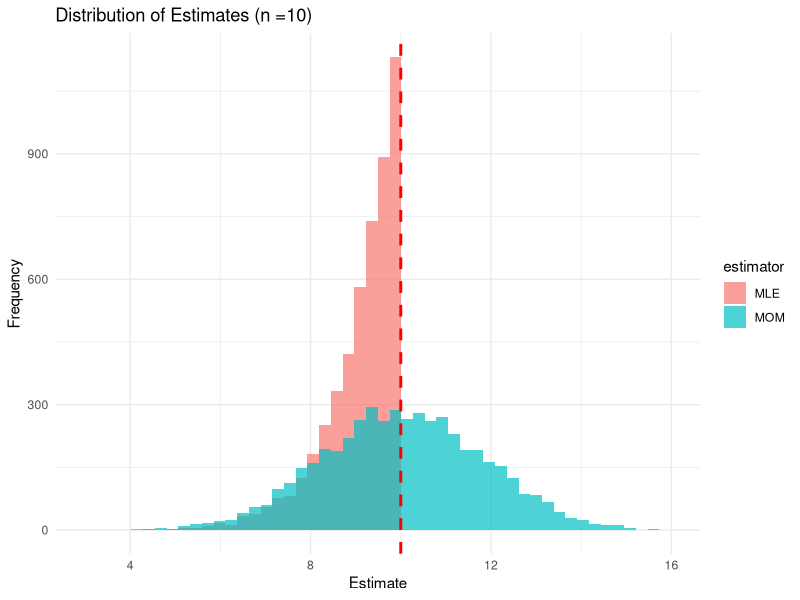
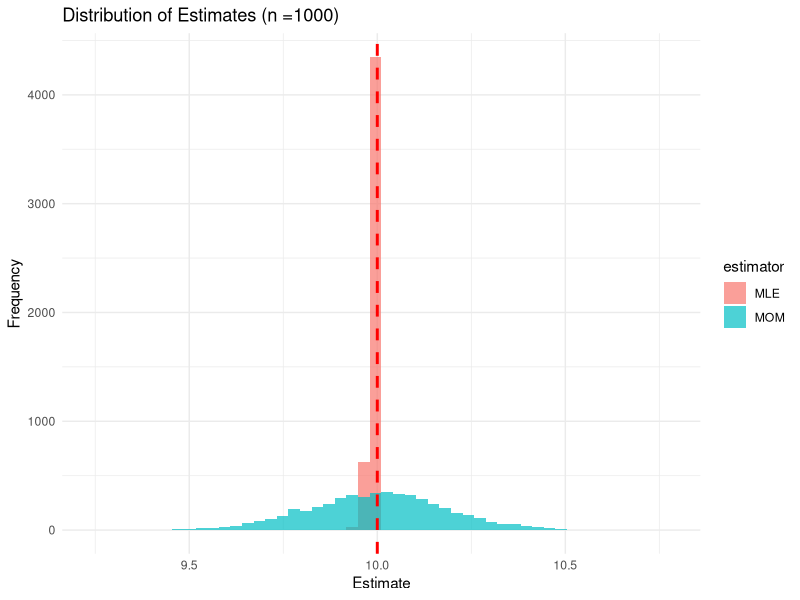
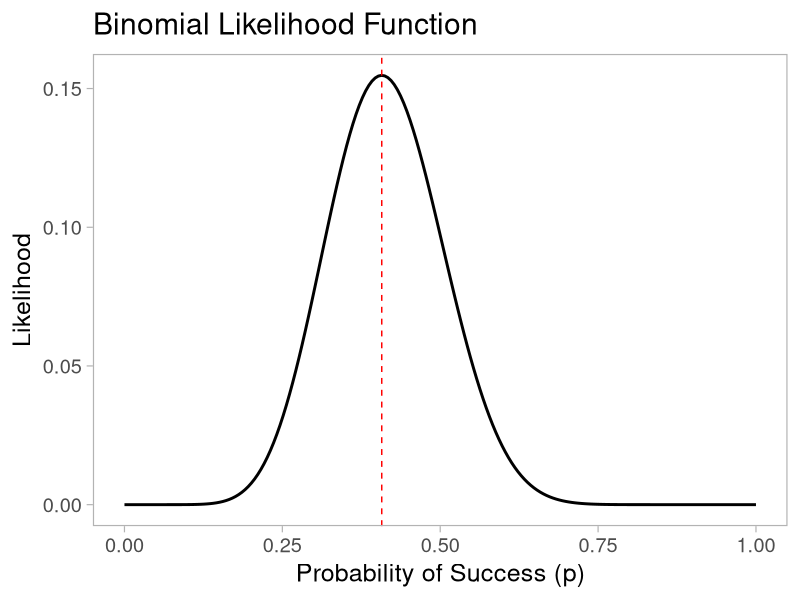
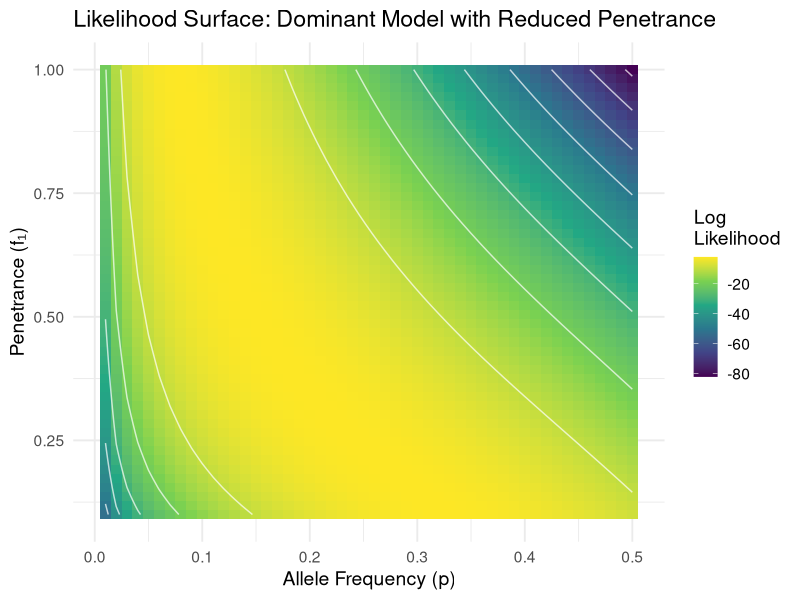
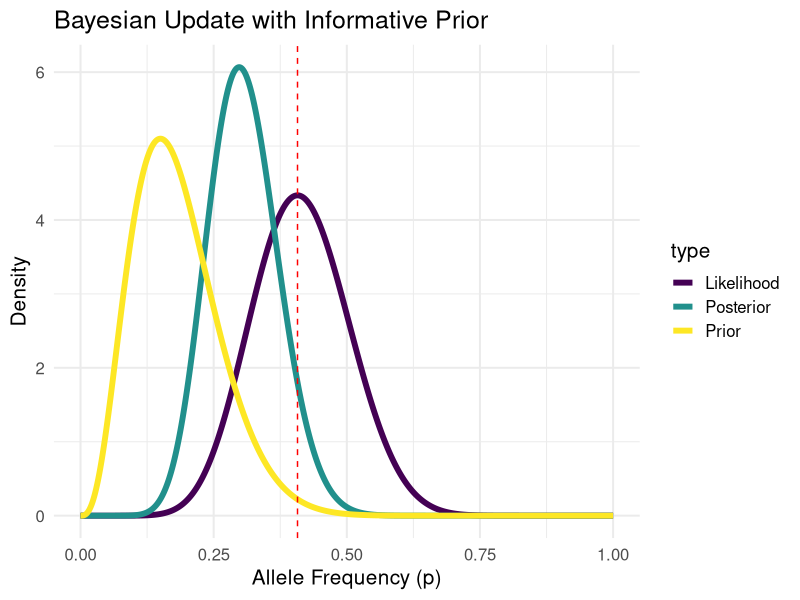
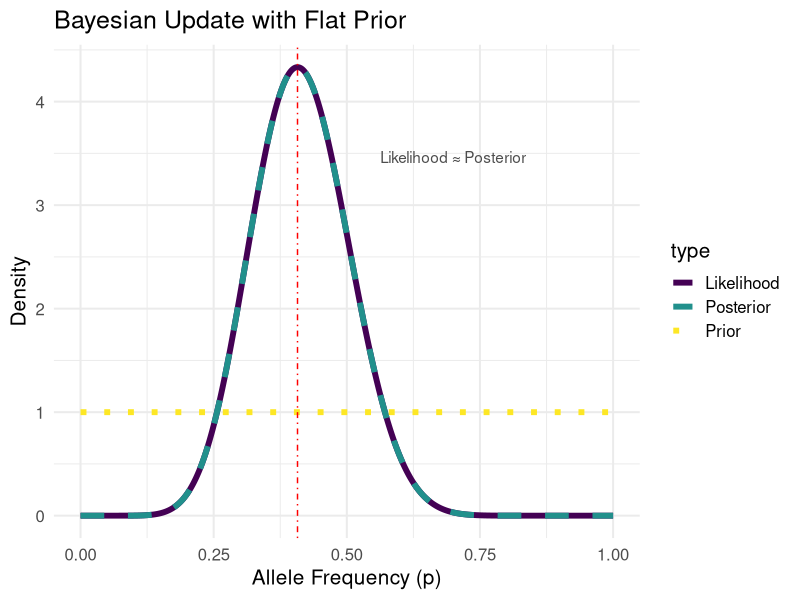

The R script that drew these images, in order: (Note: this script raises an error after producing the figures.)
## ---- chunk 1
library(tidyverse)
library(ggplot2)
library(viridis)
library(htmltools)
## ---- chunk 2
#| layout-ncol: 2

mom_estimator <- function(sample) {
    return(2 * mean(sample))
}

# Function to generate MLE estimator for Uniform(0, theta)
mle_estimator <- function(sample) {
    return(max(sample))
}

simulate_estimators <- function(theta = 1, n = 10, n_sim = 1000) {
    mom_estimates <- numeric(n_sim)
    mle_estimates <- numeric(n_sim)

    for (i in 1:n_sim) {
        sample <- runif(n, 0, theta)
        mom_estimates[i] <- mom_estimator(sample)
        mle_estimates[i] <- mle_estimator(sample)
    }

    return(list(
        mom = mom_estimates,
        mle = mle_estimates
    ))
}

n_simulations <- 5000
theta_true <- 10

n_demo_1 <- 10
n_demo_2 <- 1000
demo_results_1 <- simulate_estimators(theta_true, n_demo_1, n_simulations)
demo_results_2 <- simulate_estimators(theta_true, n_demo_2, n_simulations)

demo_data_1 <- data.frame(
    MOM = demo_results_1$mom,
    MLE = demo_results_1$mle
) %>%
    pivot_longer(everything(), names_to = "estimator", values_to = "estimate")

demo_data_2 <- data.frame(
    MOM = demo_results_2$mom,
    MLE = demo_results_2$mle
) %>%
    pivot_longer(everything(), names_to = "estimator", values_to = "estimate")
ggplot(demo_data_1, aes(x = estimate, fill = estimator)) +
    geom_histogram(alpha = 0.7, position = "identity", bins = 50) +
    geom_vline(xintercept = theta_true, linetype = "dashed", color = "red", linewidth = 1) +
    labs(
        title = paste0("Distribution of Estimates (n =", n_demo_1, ")"),
        x = "Estimate", y = "Frequency"
    ) +
    theme_minimal()

ggplot(demo_data_2, aes(x = estimate, fill = estimator)) +
    geom_histogram(alpha = 0.7, position = "identity", bins = 50) +
    geom_vline(xintercept = theta_true, linetype = "dashed", color = "red", linewidth = 1) +
    labs(
        title = paste0("Distribution of Estimates (n =", n_demo_2, ")"),
        x = "Estimate", y = "Frequency"
    ) +
    theme_minimal()
## ---- chunk 3
n <- 27
x <- 11
p_seq <- seq(0, 1, length.out = 200)
likelihood <- dbinom(x, n, p_seq)
plot <- ggplot(
    data.frame(p = p_seq, likelihood = likelihood),
    aes(x = p, y = likelihood)
) +
    geom_line(linewidth = 1) +
    labs(
        x = "Probability of Success (p)",
        y = "Likelihood",
        title = "Binomial Likelihood Function"
    ) +
    geom_vline(
        xintercept = x / n,
        color = "red",
        linetype = "dashed"
    ) +
    theme_light(base_size = 18) +
    theme(panel.grid = element_blank())
## ---- chunk 4
plot
## ---- chunk 5
# Generate likelihood surface for penetrance model
p_vals <- seq(0.01, 0.5, length.out = 50)
f1_vals <- seq(0.1, 1.0, length.out = 50)

# Example data: 100 individuals, 15 affected, assuming f0=0, f2=1
n <- 100
k <- 15

likelihood_surface <- expand.grid(p = p_vals, f1 = f1_vals) %>%
  mutate(
    K = p^2 * 1 + 2 * p * (1-p) * f1 + (1-p)^2 * 0,
    log_likelihood = dbinom(k, n, K, log = TRUE)
  )

ggplot(likelihood_surface, aes(x = p, y = f1, fill = log_likelihood)) +
  geom_tile() +
  geom_contour(aes(z = log_likelihood), color = "white", alpha = 0.7) +
  scale_fill_viridis_c(name = "Log\nLikelihood") +
  labs(
    x = "Allele Frequency (p)",
    y = "Penetrance (f₁)",
    title = "Likelihood Surface: Dominant Model with Reduced Penetrance"
  ) +
  theme_minimal(base_size = 14)
## ---- chunk 6
p <- seq(0, 1, length.out = 1000)
# Prior (Beta distribution from previous experiment)
prior <- dbeta(p, 3 + 1, 17 + 1)
# Likelihood (Beta distribution from current data)
likelihood <- dbeta(p, 11 + 1, 16 + 1)
# Posterior (Beta distribution combining both)
posterior <- dbeta(p, 14 + 1, 33 + 1)
# Combine into a data frame
plot_data <- data.frame(
    p = rep(p, 3),
    density = c(prior, likelihood, posterior),
    type = rep(c("Prior", "Likelihood", "Posterior"), each = length(p))
)
# Add flat prior distribution
flat_prior <- dbeta(p, 1, 1)
flat_posterior <- dbeta(p, 12, 17)
plot_data <- rbind(
    plot_data,
    data.frame(
        p = rep(p, 3),
        density = c(flat_prior, likelihood, flat_posterior),
        type = rep(c("Prior", "Likelihood", "Posterior"), each = length(p))
    )
)
# Add a column to distinguish between informative and flat scenarios
plot_data$scenario <- c(rep("Informative", 3000), rep("Flat", 3000))
## ---- chunk 7
p1 <- ggplot(
    plot_data %>% filter(scenario == "Informative"),
    aes(x = p, y = density, color = type)
) +
    geom_line(linewidth = 2) +
    geom_vline(xintercept = 11 / 27, linetype = "dashed", color = "red") +
    labs(
        x = "Allele Frequency (p)",
        y = "Density",
        title = "Bayesian Update with Informative Prior"
    ) +
    scale_color_viridis_d() +
    theme_minimal(base_size = 15)
## ---- chunk 8
p2 <- ggplot(
  plot_data %>% filter(scenario == "Flat"),
  aes(x = p, y = density, color = type, linetype = type)
) +
  geom_line(linewidth = 2) +
  scale_linetype_manual(values = c("Prior" = "dotted", "Likelihood" = "solid", "Posterior" = "dashed")) +
  geom_vline(xintercept = 11 / 27, linetype = "dotdash", color = "red") +
  labs(
    x = "Allele Frequency (p)",
    y = "Density",
    title = "Bayesian Update with Flat Prior"
  ) +
  theme_minimal(base_size = 15) +
  scale_color_viridis_d() +
  annotate("text",
    x = 0.7, y = max(flat_posterior) * 0.8,
    label = "Likelihood ≈ Posterior", color = "gray30"
  )
## ---- chunk 9
#| layout-ncol: 2
#| fig.height: 8
p1
p2
## ---- chunk 10
img(src = knitr::include_graphics("scripts/_output/sequential_bayesian_update.gif"), alt = 'Bayesian updating')
## ---- chunk 11
n <- 212
n_AA <- 175
n_Aa <- 33
n_aa <- 4
## ---- chunk 12
n <- 212
n_AA <- 175
n_Aa <- 33
n_aa <- 4

p_hat <- (2* n_AA + n_Aa) / (2*n)
p_hat
## ---- chunk 13
n <- 212
n_AA <- 175
n_Aa <- 33
n_aa <- 4

p_hat <- (2* n_AA + n_Aa) / (2*n)
p_hat

e_AA <- round(n * p_hat^2)
e_Aa <- round(2 * n * p_hat * (1 - p_hat))
e_aa <- round(n * (1 - p_hat)^2)
c(e_AA, e_Aa, e_aa)
## ---- chunk 14
n <- 212
n_AA <- 175
n_Aa <- 33
n_aa <- 4

p_hat <- (2* n_AA + n_Aa) / (2*n)
p_hat

e_AA <- round(n * p_hat^2)
e_Aa <- round(2 * n * p_hat * (1 - p_hat))
e_aa <- round(n * (1 - p_hat)^2)
c(e_AA, e_Aa, e_aa)

observed <- c(n_AA, n_Aa, n_aa)
expected <- c(e_AA, e_Aa, e_aa)
test_stat <- sum((observed - expected)^2 / expected)
pchisq(test_stat, df = 1, lower.tail = FALSE)
